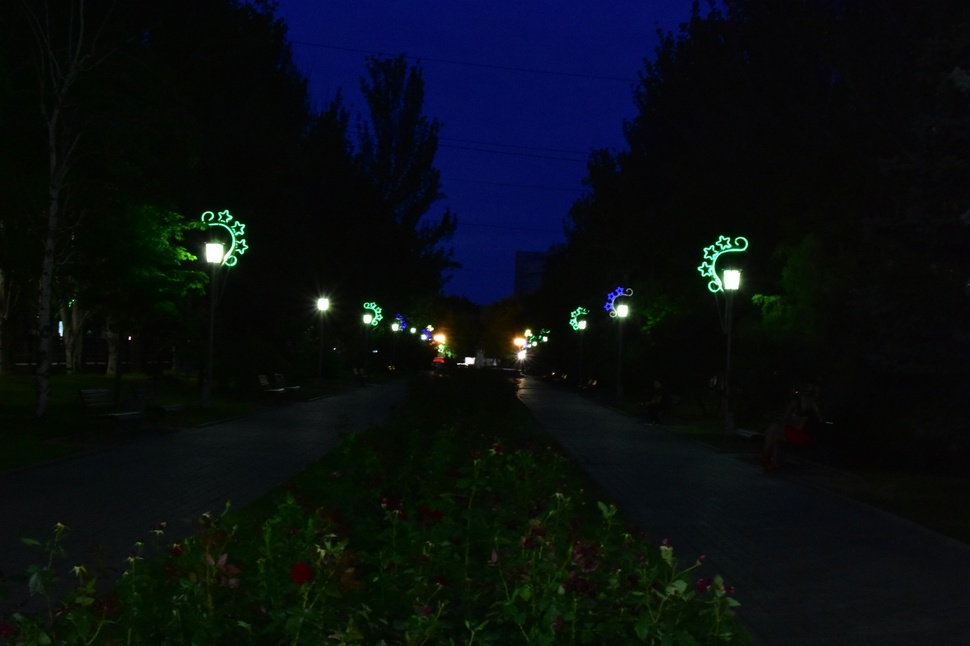
#> input picture input/sharp/100_NIKON-D3400-35MM_S.JPG, 970 x 646 px, shrunk from 2048 x 1365 before the run; its folder holds 4 pictures in this run
$ python add_gaussing_blur.py
#> lines starting #> are read from the running program, lines starting #| are printed output that depends on the picture
import cv2
import os
from tqdm import tqdm

src_dir = '../input/sharp'
images = os.listdir(src_dir)
dst_dir = '../input/gaussian_blurred'

for i, img in tqdm(enumerate(images), total=len(images)):
    img = cv2.imread(f"{src_dir}/{images[i]}", cv2.IMREAD_COLOR)
#> img is the input picture: shape (646, 970, 3); mean B, G, R 17.4, 13.6, 8.9
    # add gaussian blurring
    blur = cv2.GaussianBlur(img, (31, 31), 0)
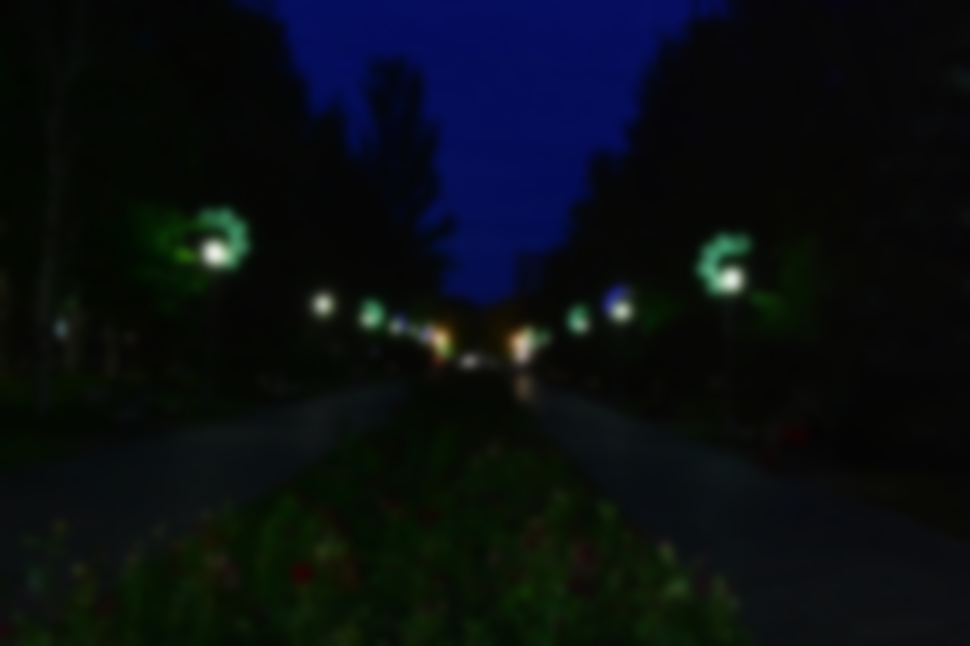
#> blur: shape (646, 970, 3); mean B, G, R 17.3, 13.6, 8.9
    cv2.imwrite(f"{dst_dir}/{images[i]}", blur)
#> pass 2 of the loop `for i, img in tqdm(enumerate(images), total=len(images)):`:
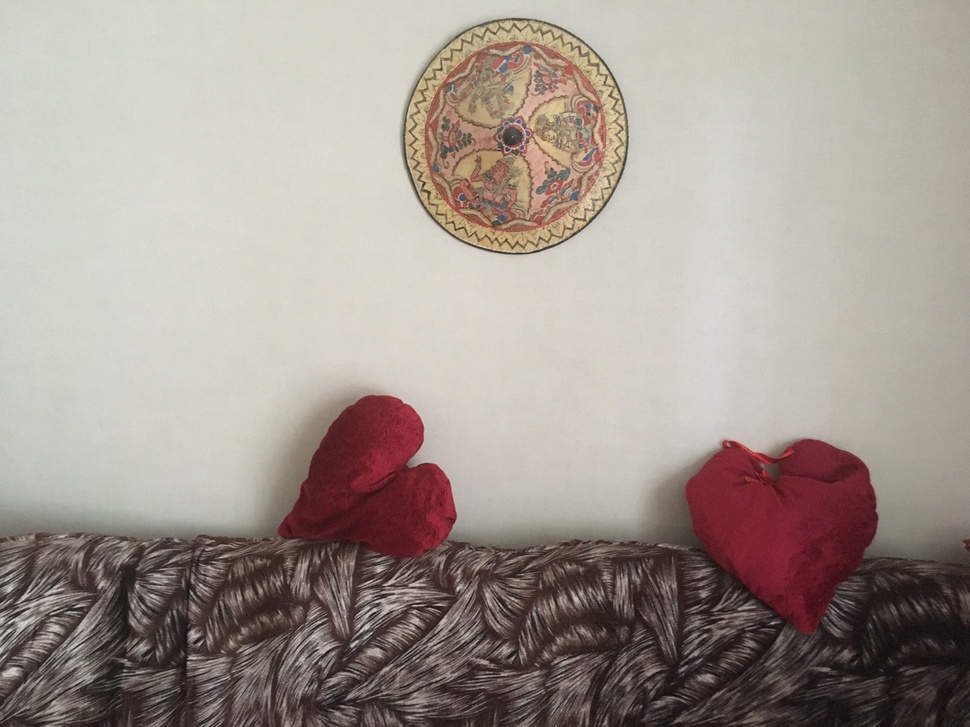
#> input picture input/sharp/104_IPHONE-SE_S.jpg, 970 x 727 px, shrunk from 2048 x 1536 before the run
#> img is the input picture: shape (727, 970, 3); mean B, G, R 145.5, 152.7, 163.3
#> `blur = cv2.GaussianBlur(img, (31, 31), 0)`:
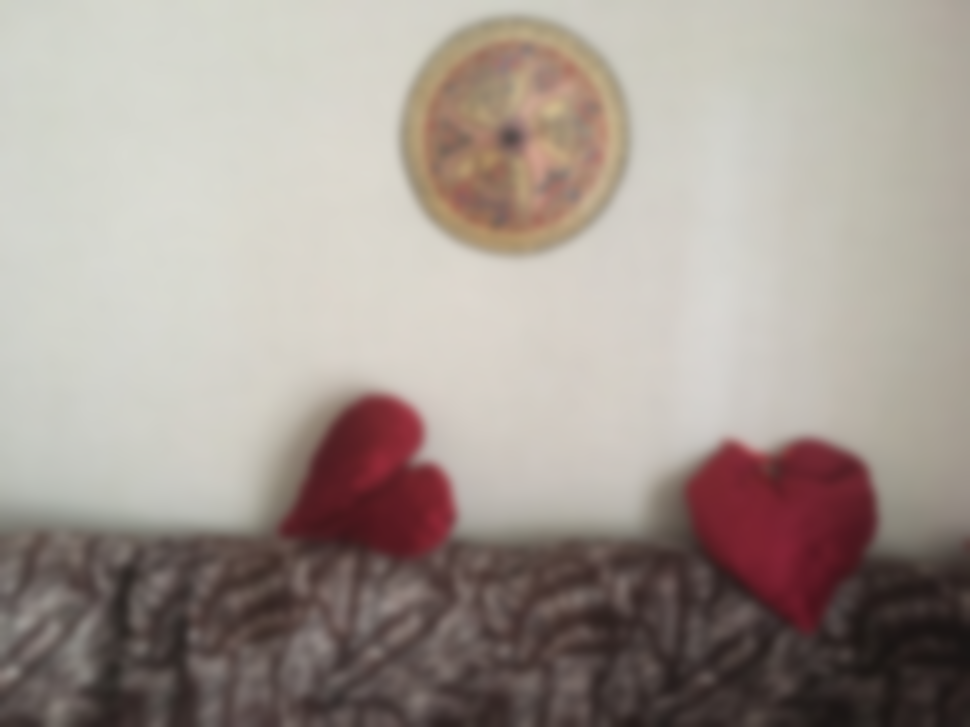
#> blur: shape (727, 970, 3); mean B, G, R 145.5, 152.7, 163.3
#> pass 3 of the loop `for i, img in tqdm(enumerate(images), total=len(images)):`:
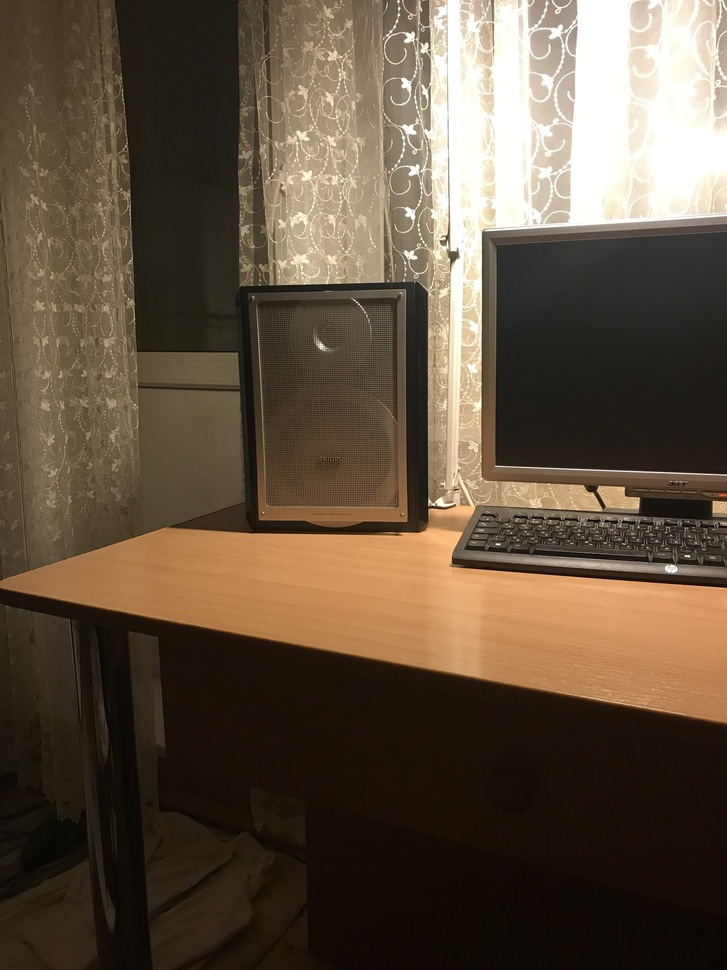
#> input picture input/sharp/110_IPHONE-7_S.jpeg, 727 x 970 px, shrunk from 1536 x 2048 before the run
#> img is the input picture: shape (970, 727, 3); mean B, G, R 64.2, 81.6, 96.6
#> `blur = cv2.GaussianBlur(img, (31, 31), 0)`:
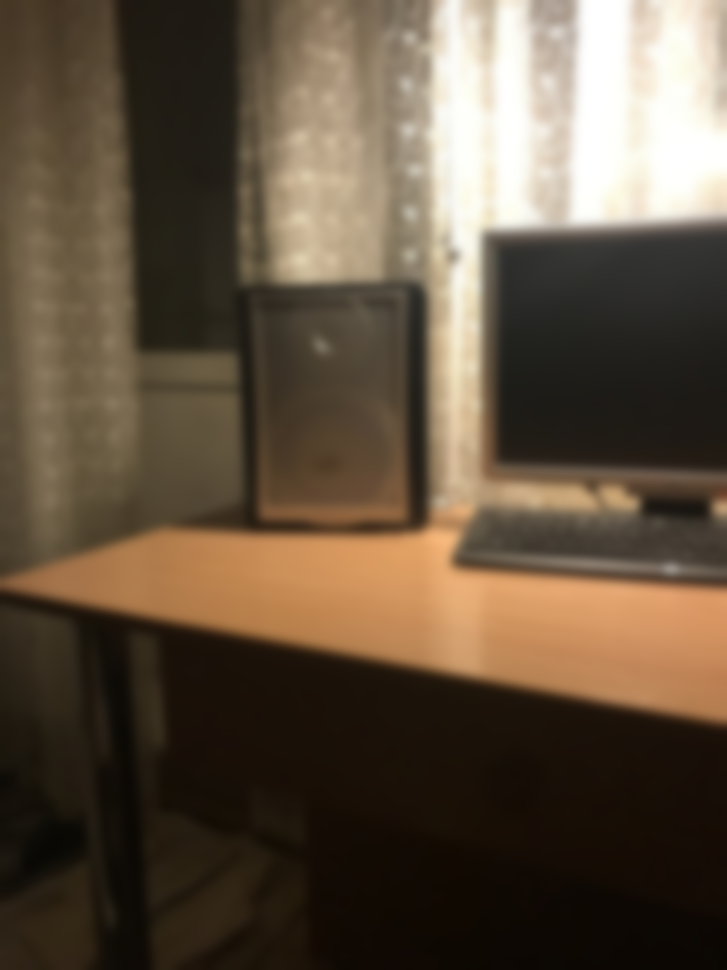
#> blur: shape (970, 727, 3); mean B, G, R 64.2, 81.6, 96.6
#> the loop made 4 passes; the first 3 are shown
print('DONE')
